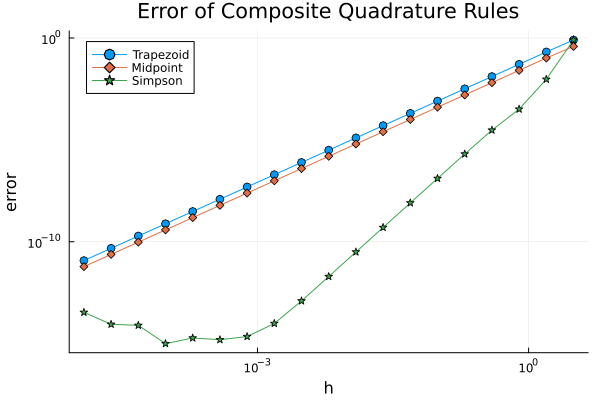

Here is the Julia script that generated this plot:
using Plots

# Include your completed code
include("template_a3.jl")

# Define the function and bounds for our integral
f(x) = exp(-x/2)*sin(x)
a = 0.0
b = 4*π

# Compute the analytical solution
f_int(x) = -2*exp(-x/2)*(sin(x) + 2*cos(x))/5
true_int = f_int(b) - f_int(a)

# Compute approximate integrals for a variety of values r
r = 2 .^(2:20)
h = (b-a)./r
int_trap = [composite_trapezoidal_rule(f, a, b, r[i]) for i in eachindex(r)]
int_mid = [composite_midpoint_rule(f, a, b, r[i]) for i in eachindex(r)]
int_simpson = [composite_simpsons_rule(f, a, b, r[i]) for i in eachindex(r)]

#println(int_simpson);


# Plot the results on log axes
plot(h, abs.(int_trap .- true_int), label="Trapezoid", marker=:o, 
     yaxis=:log10, xaxis=:log10, legend=:topleft)
plot!(h, abs.(int_mid .- true_int), label="Midpoint", marker=:d)
plot!(h, abs.(int_simpson .- true_int), label="Simpson", marker=:s)
title!("Error of Composite Quadrature Rules")
xaxis!("h")
yaxis!("error")
savefig("plot_composite.png");
